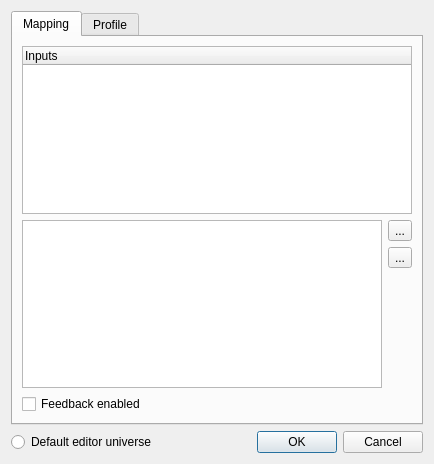
<?xml version="1.0" encoding="UTF-8"?>
<ui version="4.0">
 <class>InputPatchEditor</class>
 <widget class="QDialog" name="InputPatchEditor">
  <property name="geometry">
   <rect>
    <x>0</x>
    <y>0</y>
    <width>434</width>
    <height>464</height>
   </rect>
  </property>
  <property name="windowTitle">
   <string>Input patch editor</string>
  </property>
  <layout class="QGridLayout" name="gridLayout_3">
   <item row="0" column="0" colspan="2">
    <widget class="QTabWidget" name="m_tab">
     <property name="currentIndex">
      <number>0</number>
     </property>
     <widget class="QWidget" name="Mapping">
      <attribute name="title">
       <string>Mapping</string>
      </attribute>
      <layout class="QGridLayout" name="gridLayout_2">
       <item row="0" column="0" colspan="2">
        <widget class="QTreeWidget" name="m_mapTree">
         <property name="sizePolicy">
          <sizepolicy hsizetype="Expanding" vsizetype="Expanding">
           <horstretch>0</horstretch>
           <verstretch>0</verstretch>
          </sizepolicy>
         </property>
         <column>
          <property name="text">
           <string>Inputs</string>
          </property>
         </column>
        </widget>
       </item>
       <item row="1" column="0" rowspan="3">
        <widget class="QTextBrowser" name="m_infoBrowser">
         <property name="sizePolicy">
          <sizepolicy hsizetype="Expanding" vsizetype="Expanding">
           <horstretch>0</horstretch>
           <verstretch>0</verstretch>
          </sizepolicy>
         </property>
        </widget>
       </item>
       <item row="1" column="1">
        <widget class="QToolButton" name="m_configureButton">
         <property name="text">
          <string notr="true">...</string>
         </property>
         <property name="icon">
          <iconset resource="qlcui.qrc">
           <normaloff>:/configure.png</normaloff>:/configure.png</iconset>
         </property>
         <property name="iconSize">
          <size>
           <width>26</width>
           <height>26</height>
          </size>
         </property>
        </widget>
       </item>
       <item row="3" column="1">
        <spacer name="verticalSpacer">
         <property name="orientation">
          <enum>Qt::Vertical</enum>
         </property>
         <property name="sizeHint" stdset="0">
          <size>
           <width>20</width>
           <height>109</height>
          </size>
         </property>
        </spacer>
       </item>
       <item row="4" column="0">
        <widget class="QCheckBox" name="m_feedbackEnabledCheck">
         <property name="toolTip">
          <string>Send feedback data to the input universe for moving e.g. motorized sliders.</string>
         </property>
         <property name="text">
          <string>Feedback enabled</string>
         </property>
        </widget>
       </item>
       <item row="2" column="1">
        <widget class="QToolButton" name="m_reconnectButton">
         <property name="toolTip">
          <string>Attempt to re-connect the current plugin</string>
         </property>
         <property name="text">
          <string notr="true">...</string>
         </property>
         <property name="icon">
          <iconset resource="qlcui.qrc">
           <normaloff>:/detach.png</normaloff>:/detach.png</iconset>
         </property>
         <property name="iconSize">
          <size>
           <width>26</width>
           <height>26</height>
          </size>
         </property>
        </widget>
       </item>
      </layout>
     </widget>
     <widget class="QWidget" name="Profile">
      <attribute name="title">
       <string>Profile</string>
      </attribute>
      <layout class="QGridLayout" name="gridLayout">
       <item row="0" column="0" rowspan="4">
        <widget class="QTreeWidget" name="m_profileTree">
         <property name="rootIsDecorated">
          <bool>false</bool>
         </property>
         <property name="itemsExpandable">
          <bool>false</bool>
         </property>
         <property name="allColumnsShowFocus">
          <bool>true</bool>
         </property>
         <column>
          <property name="text">
           <string>Profile</string>
          </property>
         </column>
        </widget>
       </item>
       <item row="0" column="1">
        <widget class="QToolButton" name="m_addProfileButton">
         <property name="toolTip">
          <string>Create a new input profile</string>
         </property>
         <property name="text">
          <string notr="true">...</string>
         </property>
         <property name="icon">
          <iconset resource="qlcui.qrc">
           <normaloff>:/edit_add.png</normaloff>:/edit_add.png</iconset>
         </property>
         <property name="iconSize">
          <size>
           <width>26</width>
           <height>26</height>
          </size>
         </property>
        </widget>
       </item>
       <item row="1" column="1">
        <widget class="QToolButton" name="m_removeProfileButton">
         <property name="toolTip">
          <string>Delete the selected input profile</string>
         </property>
         <property name="text">
          <string notr="true">...</string>
         </property>
         <property name="icon">
          <iconset resource="qlcui.qrc">
           <normaloff>:/edit_remove.png</normaloff>:/edit_remove.png</iconset>
         </property>
         <property name="iconSize">
          <size>
           <width>26</width>
           <height>26</height>
          </size>
         </property>
        </widget>
       </item>
       <item row="2" column="1">
        <widget class="QToolButton" name="m_editProfileButton">
         <property name="toolTip">
          <string>Edit the selected input profile</string>
         </property>
         <property name="text">
          <string notr="true">...</string>
         </property>
         <property name="icon">
          <iconset resource="qlcui.qrc">
           <normaloff>:/edit.png</normaloff>:/edit.png</iconset>
         </property>
         <property name="iconSize">
          <size>
           <width>26</width>
           <height>26</height>
          </size>
         </property>
        </widget>
       </item>
       <item row="3" column="1">
        <spacer name="verticalSpacer_2">
         <property name="orientation">
          <enum>Qt::Vertical</enum>
         </property>
         <property name="sizeHint" stdset="0">
          <size>
           <width>20</width>
           <height>170</height>
          </size>
         </property>
        </spacer>
       </item>
      </layout>
     </widget>
    </widget>
   </item>
   <item row="1" column="1">
    <widget class="QDialogButtonBox" name="m_buttonBox">
     <property name="orientation">
      <enum>Qt::Horizontal</enum>
     </property>
     <property name="standardButtons">
      <set>QDialogButtonBox::Cancel|QDialogButtonBox::Ok</set>
     </property>
    </widget>
   </item>
   <item row="1" column="0">
    <widget class="QRadioButton" name="m_editorUniverseRadio">
     <property name="toolTip">
      <string>Use this universe for e.g. scene channel value setting in scene editor</string>
     </property>
     <property name="text">
      <string>Default editor universe</string>
     </property>
    </widget>
   </item>
  </layout>
 </widget>
 <resources>
  <include location="qlcui.qrc"/>
 </resources>
 <connections>
  <connection>
   <sender>m_buttonBox</sender>
   <signal>accepted()</signal>
   <receiver>InputPatchEditor</receiver>
   <slot>accept()</slot>
   <hints>
    <hint type="sourcelabel">
     <x>424</x>
     <y>454</y>
    </hint>
    <hint type="destinationlabel">
     <x>157</x>
     <y>274</y>
    </hint>
   </hints>
  </connection>
  <connection>
   <sender>m_buttonBox</sender>
   <signal>rejected()</signal>
   <receiver>InputPatchEditor</receiver>
   <slot>reject()</slot>
   <hints>
    <hint type="sourcelabel">
     <x>424</x>
     <y>454</y>
    </hint>
    <hint type="destinationlabel">
     <x>286</x>
     <y>274</y>
    </hint>
   </hints>
  </connection>
  <connection>
   <sender>m_mapTree</sender>
   <signal>doubleClicked(QModelIndex)</signal>
   <receiver>InputPatchEditor</receiver>
   <slot>accept()</slot>
   <hints>
    <hint type="sourcelabel">
     <x>200</x>
     <y>116</y>
    </hint>
    <hint type="destinationlabel">
     <x>430</x>
     <y>129</y>
    </hint>
   </hints>
  </connection>
  <connection>
   <sender>m_feedbackEnabledCheck</sender>
   <signal>toggled(bool)</signal>
   <receiver>InputPatchEditor</receiver>
   <slot>slotFeedbackToggled(bool)</slot>
   <hints>
    <hint type="sourcelabel">
     <x>82</x>
     <y>389</y>
    </hint>
    <hint type="destinationlabel">
     <x>162</x>
     <y>424</y>
    </hint>
   </hints>
  </connection>
 </connections>
 <slots>
  <slot>slotFeedbackToggled(bool)</slot>
 </slots>
</ui>
